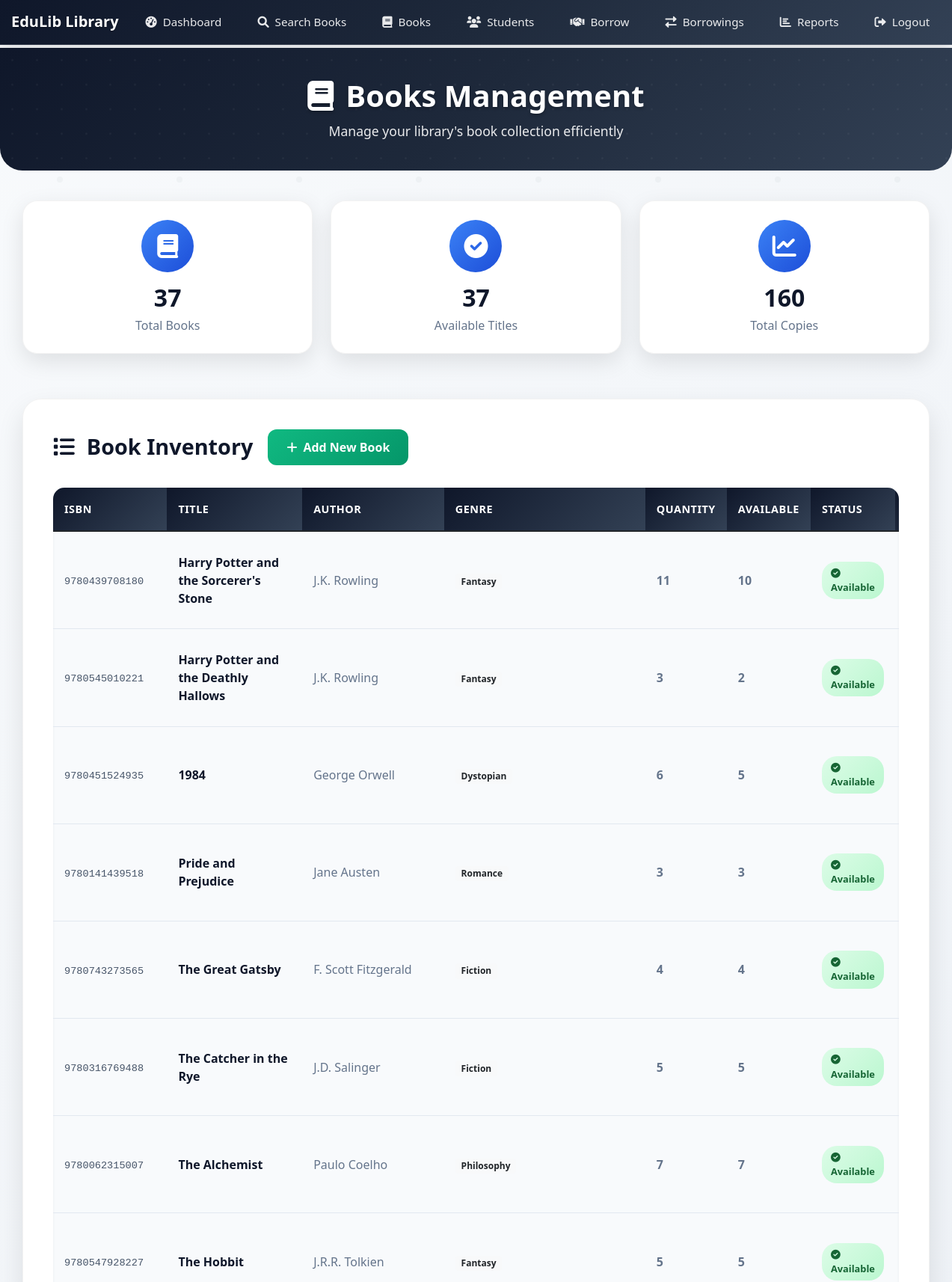
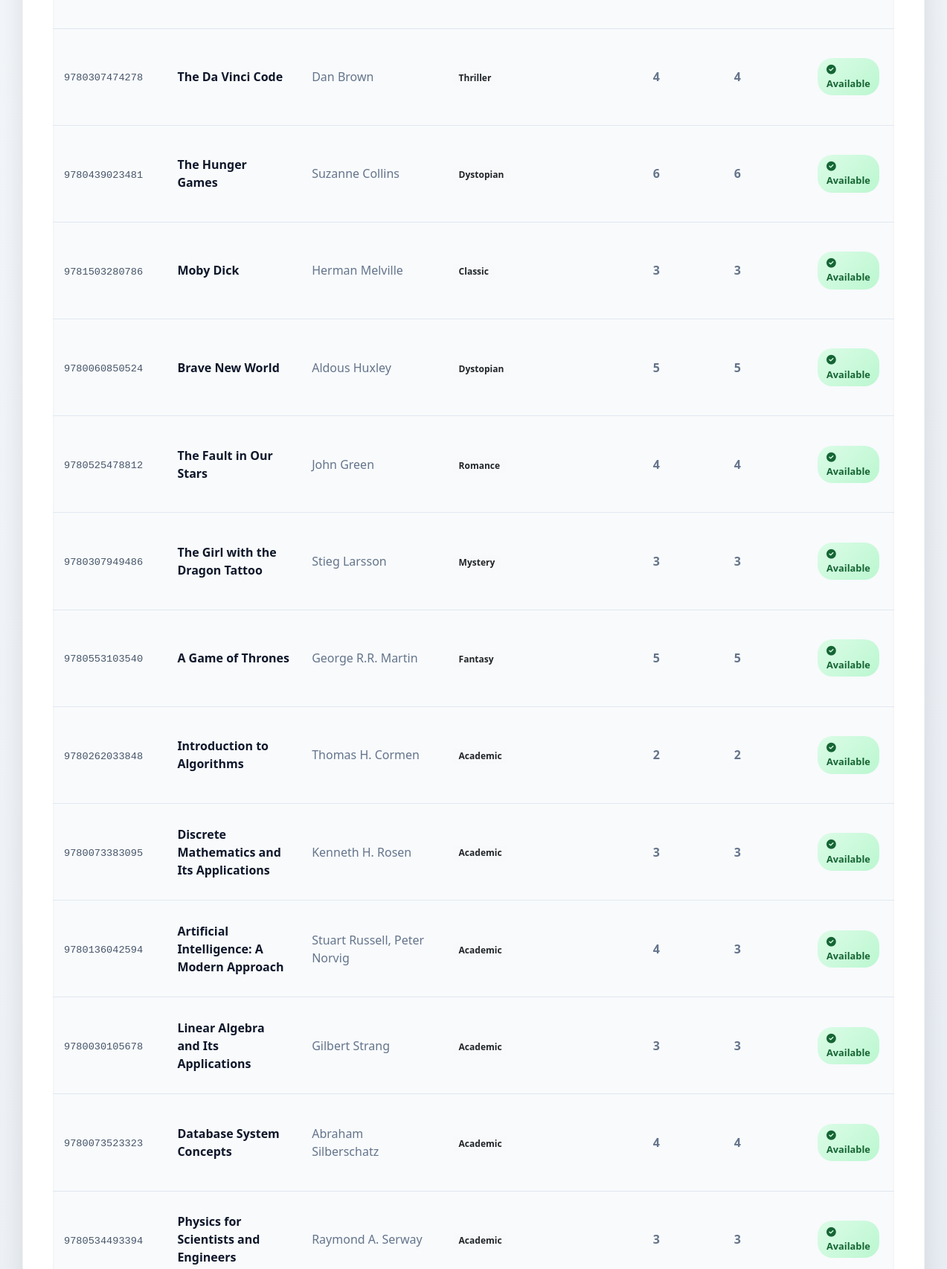
Page /books (signed in, upper part) on the committed database (2 pictures, top to bottom).
### app/models.py (models this page shows)
class Book(db.Model):
    id = db.Column(db.Integer, primary_key=True)
    isbn = db.Column(db.String(13), unique=True, nullable=False)
    title = db.Column(db.String(200), nullable=False)
    author = db.Column(db.String(100), nullable=False)
    genre = db.Column(db.String(50))
    quantity = db.Column(db.Integer, nullable=False, default=1)
    available_quantity = db.Column(db.Integer, nullable=False, default=1)
    borrowings = db.relationship('Borrowing', backref='book', lazy=True)

### app/routes.py (the view)
@bp.route('/books')
@admin_required
def books():
    books = Book.query.all()
    total_books = len(books)
    available_titles = sum(1 for book in books if book.available_quantity > 0)
    total_copies = sum(book.quantity for book in books)
    return render_template('books.html', books=books, total_books=total_books,
                         available_titles=available_titles, total_copies=total_copies)

### app/__init__.py (called while the page is built)
@login_manager.user_loader
def load_user(user_id):
    from .models import Student
    return Student.query.get(int(user_id))

### app/routes.py (called while the page is built)
def admin_required(f):
    @wraps(f)
    def decorated_function(*args, **kwargs):
        if not current_user.is_authenticated or not current_user.is_admin:
            flash('Access denied. This is for administrators only.')
            return redirect(url_for('main.dashboard'))
        return f(*args, **kwargs)
    return decorated_function

### app/templates/books.html (shortened to what this page needs)
{% extends "base.html" %}
{% block content %}
<div class="page-header">
    <div class="container">
        <div class="row">
            <div class="col-12 text-center">
                <h1><i class="fas fa-book me-3"></i>Books Management</h1>
                <p>Manage your library's book collection efficiently</p>
            </div>
        </div>
    </div>
</div>
<div class="container">
    <div class="stats-section">
        <div class="row">
            <div class="col-lg-4 col-md-6">
                <div class="stats-card">
                    <div class="icon-wrapper">
                        <i class="fas fa-book"></i>
                    </div>
                    <h3>{{ total_books }}</h3>
                    <p>Total Books</p>
                </div>
            </div>
            <div class="col-lg-4 col-md-6">
                <div class="stats-card">
                    <div class="icon-wrapper">
                        <i class="fas fa-check-circle"></i>
                    </div>
                    <h3>{{ available_titles }}</h3>
                    <p>Available Titles</p>
                </div>
            </div>
            <div class="col-lg-4 col-md-12">
                <div class="stats-card">
                    <div class="icon-wrapper">
                        <i class="fas fa-chart-line"></i>
                    </div>
                    <h3>{{ total_copies }}</h3>
                    <p>Total Copies</p>
                </div>
            </div>
        </div>
    </div>
    <div class="content-section">
        <div class="section-header">
            <h3><i class="fas fa-list me-3"></i>Book Inventory</h3>
            <a href="{{ url_for('main.add_book') }}" class="btn-add-book">
                <i class="fas fa-plus"></i>
                Add New Book
            </a>
        </div>
        {% if books %}
        <div class="books-table-container">
            <table class="table books-table">
                <thead>
                    <tr>
                        <th>ISBN</th>
                        <th>Title</th>
                        <th>Author</th>
                        <th>Genre</th>
                        <th>Quantity</th>
                        <th>Available</th>
                        <th>Status</th>
                        <th>Actions</th>
                    </tr>
                </thead>
                <tbody>
                    {% for book in books %}
                    <tr>
                        <td>
                            <code style="font-size: 0.85rem; color: #475569;">{{ book.isbn }}</code>
                        </td>
                        <td>
                            <div class="book-title-cell">{{ book.title }}</div>
                        </td>
                        <td>{{ book.author }}</td>
                        <td>
                            <span class="badge bg-light text-dark">{{ book.genre }}</span>
                        </td>
                        <td>
                            <strong>{{ book.quantity }}</strong>
                        </td>
                        <td>
                            <strong>{{ book.available_quantity }}</strong>
                        </td>
                        <td>
                            {% if book.available_quantity == 0 %}
                                <span class="status-badge status-unavailable">
                                    <i class="fas fa-times-circle me-1"></i>Unavailable
                                </span>
                            {% elif book.available_quantity < book.quantity * 0.3 %}
                                <span class="status-badge status-low">
                                    <i class="fas fa-exclamation-triangle me-1"></i>Low Stock
                                </span>
                            {% else %}
                                <span class="status-badge status-available">
                                    <i class="fas fa-check-circle me-1"></i>Available
                                </span>
                            {% endif %}
                        </td>
                        <td>
                        </td>
                    </tr>
                    {% endfor %}
                </tbody>
            </table>
        </div>
        {% endif %}
    </div>
</div>
{% endblock %}

### app/templates/base.html (style rules this page uses)
body { font-family: 'Segoe UI', Tahoma, Geneva, Verdana, sans-serif; background: linear-gradient(135deg, #f8fafc 0%, #e2e8f0 100%); min-height: 100vh; position: relative; }
body::before { content: ''; position: fixed; top: 0; left: 0; width: 100%; height: 100%; pointer-events: none; z-index: -1; }
.container { max-width: 100%; padding-left: 15px; padding-right: 15px; }

### app/templates/books.html (style rules this page uses)
.page-header { background: linear-gradient(135deg, #0f172a 0%, #1e293b 50%, #334155 100%); color: white; padding: 40px 0; margin: -20px -15px 40px -15px; border-radius: 0 0 30px 30px; position: relative; overflow: hidden; }
.page-header::before { content: ''; position: absolute; top: 0; left: 0; right: 0; bottom: 0; pointer-events: none; }
.page-header h1 { font-size: 2.5rem; font-weight: 700; margin-bottom: 10px; text-shadow: 0 2px 4px rgba(0,0,0,0.3); }
.page-header p { font-size: 1.1rem; opacity: 0.9; margin-bottom: 0; }
.stats-section { margin-bottom: 40px; }
.stats-card { background: white; border-radius: 20px; padding: 25px; text-align: center; box-shadow: 0 10px 30px rgba(0,0,0,0.1); border: 1px solid rgba(0,0,0,0.05); transition: all 0.3s ease; margin-bottom: 20px; }
.stats-card .icon-wrapper { width: 70px; height: 70px; border-radius: 50%; display: flex; align-items: center; justify-content: center; margin: 0 auto 15px; font-size: 2rem; }
.stats-card:nth-child(1) .icon-wrapper { background: linear-gradient(135deg, #3b82f6, #1d4ed8); color: white; }
.stats-card h3 { font-size: 2rem; font-weight: 700; color: #0f172a; margin-bottom: 5px; }
.stats-card p { color: #64748b; font-weight: 500; margin-bottom: 0; }
.content-section { background: white; border-radius: 25px; padding: 40px; box-shadow: 0 15px 35px rgba(0,0,0,0.1); border: 1px solid rgba(0,0,0,0.05); margin-bottom: 40px; }
.section-header { display: flex; justify-content: between; align-items: center; margin-bottom: 30px; flex-wrap: wrap; gap: 20px; }
.section-header h3 { color: #0f172a; font-weight: 700; font-size: 1.8rem; margin-bottom: 0; }
.btn-add-book { background: linear-gradient(135deg, #10b981, #059669); border: none; color: white; padding: 12px 25px; border-radius: 12px; font-weight: 600; text-decoration: none; transition: all 0.3s ease; display: inline-flex; align-items: center; gap: 8px; }
.books-table-container { background: #f8fafc; border-radius: 15px; overflow: hidden; box-shadow: inset 0 2px 4px rgba(0,0,0,0.05); }
.books-table { margin-bottom: 0; background: transparent; }
.books-table thead th { background: linear-gradient(135deg, #0f172a, #334155); color: white; border: none; padding: 18px 15px; font-weight: 600; font-size: 0.9rem; text-transform: uppercase; letter-spacing: 0.5px; }
.books-table tbody td { padding: 18px 15px; border-bottom: 1px solid #e2e8f0; color: #64748b; font-weight: 500; vertical-align: middle; }
.book-title-cell { color: #0f172a; font-weight: 600; max-width: 200px; }
.status-badge { padding: 6px 12px; border-radius: 20px; font-size: 0.8rem; font-weight: 600; display: inline-block; }
.status-available { background: linear-gradient(135deg, #dcfce7, #bbf7d0); color: #166534; }

### rows in the picture
Book: isbn "9780439708180", title "Harry Potter and the Sorcerer's Stone", author "J.K. Rowling", genre "Fantasy", quantity "11", available_quantity "10", shows "Available"
Book: isbn "9780545010221", title "Harry Potter and the Deathly Hallows", author "J.K. Rowling", genre "Fantasy", quantity "3", available_quantity "2", shows "Available"
Book: isbn "9780451524935", title "1984", author "George Orwell", genre "Dystopian", quantity "6", available_quantity "5", shows "Available"
Book: isbn "9780141439518", title "Pride and Prejudice", author "Jane Austen", genre "Romance", quantity "3", available_quantity "3", shows "Available"
Book: isbn "9780743273565", title "The Great Gatsby", author "F. Scott Fitzgerald", genre "Fiction", quantity "4", available_quantity "4", shows "Available"
Book: isbn "9780316769488", title "The Catcher in the Rye", author "J.D. Salinger", genre "Fiction", quantity "5", available_quantity "5", shows "Available"
Book: isbn "9780062315007", title "The Alchemist", author "Paulo Coelho", genre "Philosophy", quantity "7", available_quantity "7", shows "Available"
Book: isbn "9780547928227", title "The Hobbit", author "J.R.R. Tolkien", genre "Fantasy", quantity "5", available_quantity "5", shows "Available"
Book: isbn "9780307474278", title "The Da Vinci Code", author "Dan Brown", genre "Thriller", quantity "4", available_quantity "4", shows "Available"
Book: isbn "9780439023481", title "The Hunger Games", author "Suzanne Collins", genre "Dystopian", quantity "6", available_quantity "6", shows "Available"
Book: isbn "9781503280786", title "Moby Dick", author "Herman Melville", genre "Classic", quantity "3", available_quantity "3", shows "Available"
Book: isbn "9780060850524", title "Brave New World", author "Aldous Huxley", genre "Dystopian", quantity "5", available_quantity "5", shows "Available"
Book: isbn "9780525478812", title "The Fault in Our Stars", author "John Green", genre "Romance", quantity "4", available_quantity "4", shows "Available"
Book: isbn "9780307949486", title "The Girl with the Dragon Tattoo", author "Stieg Larsson", genre "Mystery", quantity "3", available_quantity "3", shows "Available"
Book: isbn "9780553103540", title "A Game of Thrones", author "George R.R. Martin", genre "Fantasy", quantity "5", available_quantity "5", shows "Available"
Book: isbn "9780262033848", title "Introduction to Algorithms", author "Thomas H. Cormen", genre "Academic", quantity "2", available_quantity "2", shows "Available"
Book: isbn "9780073383095", title "Discrete Mathematics and Its Applications", author "Kenneth H. Rosen", genre "Academic", quantity "3", available_quantity "3", shows "Available"
Book: isbn "9780136042594", title "Artificial Intelligence: A Modern Approach", author "Stuart Russell, Peter Norvig", genre "Academic", quantity "4", available_quantity "3", shows "Available"
Book: isbn "9780030105678", title "Linear Algebra and Its Applications", author "Gilbert Strang", genre "Academic", quantity "3", available_quantity "3", shows "Available"
Book: isbn "9780073523323", title "Database System Concepts", author "Abraham Silberschatz", genre "Academic", quantity "4", available_quantity "4", shows "Available"
Book: isbn "9780534493394", title "Physics for Scientists and Engineers", author "Raymond A. Serway", genre "Academic", quantity "3", available_quantity "3", shows "Available"

### other values in the picture
{{ total_books }} "37"
{{ available_titles }} "37"
{{ total_copies }} "160"
